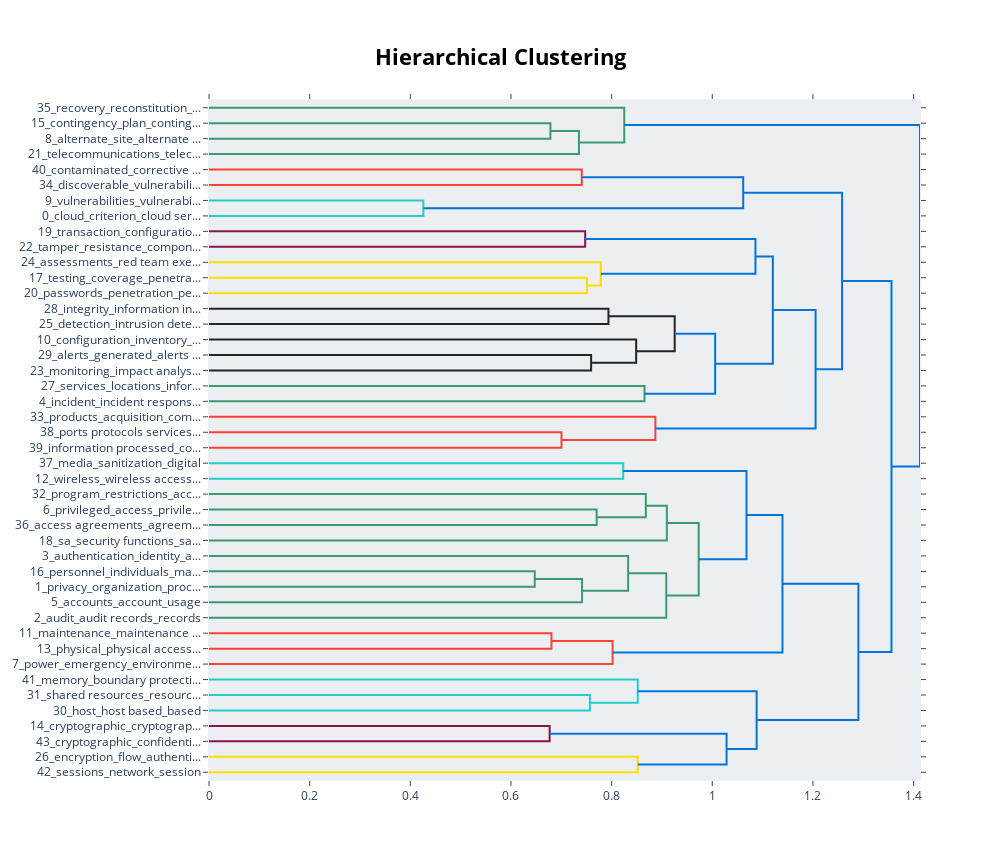

The notebook cell saved with this chart:
### Code cell
# visualize hierarchy
topic_model.visualize_hierarchy()

### Figure 1 — Plotly figure (JSON) as saved in the notebook; plotly's stock layout.template omitted (floating-point values rounded to 4 significant figures)
{"data": [{"hoverinfo": "text", "marker": {"color": "rgb(61,153,112)"}, "mode": "lines", "type": "scatter", "x": [0, 0.6784, 0.6784, 0], "xaxis": "x", "y": [-15, -15, -25, -25], "yaxis": "y"}, {"hoverinfo": "text", "marker": {"color": "rgb(61,153,112)"}, "mode": "lines", "type": "scatter", "x": [0.6784, 0.7351, 0.7351, 0], "xaxis": "x", "y": [-20, -20, -35, -35], "yaxis": "y"}, {"hoverinfo": "text", "marker": {"color": "rgb(61,153,112)"}, "mode": "lines", "type": "scatter", "x": [0, 0.8251, 0.8251, 0.7351], "xaxis": "x", "y": [-5, -5, -27.5, -27.5], "yaxis": "y"}, {"hoverinfo": "text", "marker": {"color": "rgb(255,65,54)"}, "mode": "lines", "type": "scatter", "x": [0, 0.7407, 0.7407, 0], "xaxis": "x", "y": [-45, -45, -55, -55], "yaxis": "y"}, {"hoverinfo": "text", "marker": {"color": "rgb(35,205,205)"}, "mode": "lines", "type": "scatter", "x": [0, 0.4259, 0.4259, 0], "xaxis": "x", "y": [-65, -65, -75, -75], "yaxis": "y"}, {"hoverinfo": "text", "marker": {"color": "rgb(0,116,217)"}, "mode": "lines", "type": "scatter", "x": [0.7407, 1.061, 1.061, 0.4259], "xaxis": "x", "y": [-50, -50, -70, -70], "yaxis": "y"}, {"hoverinfo": "text", "marker": {"color": "rgb(133,20,75)"}, "mode": "lines", "type": "scatter", "x": [0, 0.7475, 0.7475, 0], "xaxis": "x", "y": [-85, -85, -95, -95], "yaxis": "y"}, {"hoverinfo": "text", "marker": {"color": "rgb(255,220,0)"}, "mode": "lines", "type": "scatter", "x": [0, 0.7512, 0.7512, 0], "xaxis": "x", "y": [-115, -115, -125, -125], "yaxis": "y"}, {"hoverinfo": "text", "marker": {"color": "rgb(255,220,0)"}, "mode": "lines", "type": "scatter", "x": [0, 0.7785, 0.7785, 0.7512], "xaxis": "x", "y": [-105, -105, -120, -120], "yaxis": "y"}, {"hoverinfo": "text", "marker": {"color": "rgb(0,116,217)"}, "mode": "lines", "type": "scatter", "x": [0.7475, 1.086, 1.086, 0.7785], "xaxis": "x", "y": [-90, -90, -112.5, -112.5], "yaxis": "y"}, {"hoverinfo": "text", "marker": {"color": "rgb(40,35,35)"}, "mode": "lines", "type": "scatter", "x": [0, 0.7937, 0.7937, 0], "xaxis": "x", "y": [-135, -135, -145, -145], "yaxis": "y"}, {"hoverinfo": "text", "marker": {"color": "rgb(40,35,35)"}, "mode": "lines", "type": "scatter", "x": [0, 0.7592, 0.7592, 0], "xaxis": "x", "y": [-165, -165, -175, -175], "yaxis": "y"}, {"hoverinfo": "text", "marker": {"color": "rgb(40,35,35)"}, "mode": "lines", "type": "scatter", "x": [0, 0.8487, 0.8487, 0.7592], "xaxis": "x", "y": [-155, -155, -170, -170], "yaxis": "y"}, {"hoverinfo": "text", "marker": {"color": "rgb(40,35,35)"}, "mode": "lines", "type": "scatter", "x": [0.7937, 0.9253, 0.9253, 0.8487], "xaxis": "x", "y": [-140, -140, -162.5, -162.5], "yaxis": "y"}, {"hoverinfo": "text", "marker": {"color": "rgb(61,153,112)"}, "mode": "lines", "type": "scatter", "x": [0, 0.8653, 0.8653, 0], "xaxis": "x", "y": [-185, -185, -195, -195], "yaxis": "y"}, {"hoverinfo": "text", "marker": {"color": "rgb(0,116,217)"}, "mode": "lines", "type": "scatter", "x": [0.9253, 1.006, 1.006, 0.8653], "xaxis": "x", "y": [-151.2, -151.2, -190, -190], "yaxis": "y"}, {"hoverinfo": "text", "marker": {"color": "rgb(0,116,217)"}, "mode": "lines", "type": "scatter", "x": [1.086, 1.12, 1.12, 1.006], "xaxis": "x", "y": [-101.2, -101.2, -170.6, -170.6], "yaxis": "y"}, {"hoverinfo": "text", "marker": {"color": "rgb(255,65,54)"}, "mode": "lines", "type": "scatter", "x": [0, 0.7003, 0.7003, 0], "xaxis": "x", "y": [-215, -215, -225, -225], "yaxis": "y"}, {"hoverinfo": "text", "marker": {"color": "rgb(255,65,54)"}, "mode": "lines", "type": "scatter", "x": [0, 0.8869, 0.8869, 0.7003], "xaxis": "x", "y": [-205, -205, -220, -220], "yaxis": "y"}, {"hoverinfo": "text", "marker": {"color": "rgb(0,116,217)"}, "mode": "lines", "type": "scatter", "x": [1.12, 1.205, 1.205, 0.8869], "xaxis": "x", "y": [-135.9, -135.9, -212.5, -212.5], "yaxis": "y"}, {"hoverinfo": "text", "marker": {"color": "rgb(0,116,217)"}, "mode": "lines", "type": "scatter", "x": [1.061, 1.258, 1.258, 1.205], "xaxis": "x", "y": [-60, -60, -174.2, -174.2], "yaxis": "y"}, {"hoverinfo": "text", "marker": {"color": "rgb(35,205,205)"}, "mode": "lines", "type": "scatter", "x": [0, 0.823, 0.823, 0], "xaxis": "x", "y": [-235, -235, -245, -245], "yaxis": "y"}, {"hoverinfo": "text", "marker": {"color": "rgb(61,153,112)"}, "mode": "lines", "type": "scatter", "x": [0, 0.7702, 0.7702, 0], "xaxis": "x", "y": [-265, -265, -275, -275], "yaxis": "y"}, {"hoverinfo": "text", "marker": {"color": "rgb(61,153,112)"}, "mode": "lines", "type": "scatter", "x": [0, 0.8679, 0.8679, 0.7702], "xaxis": "x", "y": [-255, -255, -270, -270], "yaxis": "y"}, {"hoverinfo": "text", "marker": {"color": "rgb(61,153,112)"}, "mode": "lines", "type": "scatter", "x": [0.8679, 0.9097, 0.9097, 0], "xaxis": "x", "y": [-262.5, -262.5, -285, -285], "yaxis": "y"}, {"hoverinfo": "text", "marker": {"color": "rgb(61,153,112)"}, "mode": "lines", "type": "scatter", "x": [0, 0.6473, 0.6473, 0], "xaxis": "x", "y": [-305, -305, -315, -315], "yaxis": "y"}, {"hoverinfo": "text", "marker": {"color": "rgb(61,153,112)"}, "mode": "lines", "type": "scatter", "x": [0.6473, 0.7412, 0.7412, 0], "xaxis": "x", "y": [-310, -310, -325, -325], "yaxis": "y"}, {"hoverinfo": "text", "marker": {"color": "rgb(61,153,112)"}, "mode": "lines", "type": "scatter", "x": [0, 0.8328, 0.8328, 0.7412], "xaxis": "x", "y": [-295, -295, -317.5, -317.5], "yaxis": "y"}, {"hoverinfo": "text", "marker": {"color": "rgb(61,153,112)"}, "mode": "lines", "type": "scatter", "x": [0.8328, 0.9086, 0.9086, 0], "xaxis": "x", "y": [-306.2, -306.2, -335, -335], "yaxis": "y"}, {"hoverinfo": "text", "marker": {"color": "rgb(61,153,112)"}, "mode": "lines", "type": "scatter", "x": [0.9097, 0.973, 0.973, 0.9086], "xaxis": "x", "y": [-273.8, -273.8, -320.6, -320.6], "yaxis": "y"}, {"hoverinfo": "text", "marker": {"color": "rgb(0,116,217)"}, "mode": "lines", "type": "scatter", "x": [0.823, 1.068, 1.068, 0.973], "xaxis": "x", "y": [-240, -240, -297.2, -297.2], "yaxis": "y"}, {"hoverinfo": "text", "marker": {"color": "rgb(255,65,54)"}, "mode": "lines", "type": "scatter", "x": [0, 0.6805, 0.6805, 0], "xaxis": "x", "y": [-345, -345, -355, -355], "yaxis": "y"}, {"hoverinfo": "text", "marker": {"color": "rgb(255,65,54)"}, "mode": "lines", "type": "scatter", "x": [0.6805, 0.8019, 0.8019, 0], "xaxis": "x", "y": [-350, -350, -365, -365], "yaxis": "y"}, {"hoverinfo": "text", "marker": {"color": "rgb(0,116,217)"}, "mode": "lines", "type": "scatter", "x": [1.068, 1.139, 1.139, 0.8019], "xaxis": "x", "y": [-268.6, -268.6, -357.5, -357.5], "yaxis": "y"}, {"hoverinfo": "text", "marker": {"color": "rgb(35,205,205)"}, "mode": "lines", "type": "scatter", "x": [0, 0.7569, 0.7569, 0], "xaxis": "x", "y": [-385, -385, -395, -395], "yaxis": "y"}, {"hoverinfo": "text", "marker": {"color": "rgb(35,205,205)"}, "mode": "lines", "type": "scatter", "x": [0, 0.8519, 0.8519, 0.7569], "xaxis": "x", "y": [-375, -375, -390, -390], "yaxis": "y"}, {"hoverinfo": "text", "marker": {"color": "rgb(133,20,75)"}, "mode": "lines", "type": "scatter", "x": [0, 0.6769, 0.6769, 0], "xaxis": "x", "y": [-405, -405, -415, -415], "yaxis": "y"}, {"hoverinfo": "text", "marker": {"color": "rgb(255,220,0)"}, "mode": "lines", "type": "scatter", "x": [0, 0.8519, 0.8519, 0], "xaxis": "x", "y": [-425, -425, -435, -435], "yaxis": "y"}, {"hoverinfo": "text", "marker": {"color": "rgb(0,116,217)"}, "mode": "lines", "type": "scatter", "x": [0.6769, 1.028, 1.028, 0.8519], "xaxis": "x", "y": [-410, -410, -430, -430], "yaxis": "y"}, {"hoverinfo": "text", "marker": {"color": "rgb(0,116,217)"}, "mode": "lines", "type": "scatter", "x": [0.8519, 1.088, 1.088, 1.028], "xaxis": "x", "y": [-382.5, -382.5, -420, -420], "yaxis": "y"}, {"hoverinfo": "text", "marker": {"color": "rgb(0,116,217)"}, "mode": "lines", "type": "scatter", "x": [1.139, 1.29, 1.29, 1.088], "xaxis": "x", "y": [-313.0, -313.0, -401.2, -401.2], "yaxis": "y"}, {"hoverinfo": "text", "marker": {"color": "rgb(0,116,217)"}, "mode": "lines", "type": "scatter", "x": [1.258, 1.356, 1.356, 1.29], "xaxis": "x", "y": [-117.1, -117.1, -357.1, -357.1], "yaxis": "y"}, {"hoverinfo": "text", "marker": {"color": "rgb(0,116,217)"}, "mode": "lines", "type": "scatter", "x": [0.8251, 1.413, 1.413, 1.356], "xaxis": "x", "y": [-16.25, -16.25, -237.1, -237.1], "yaxis": "y"}], "layout": {"autosize": false, "height": 860, "hoverlabel": {"bgcolor": "white", "font": {"family": "Rockwell", "size": 16}}, "hovermode": "closest", "plot_bgcolor": "#ECEFF1", "showlegend": false, "title": {"font": {"color": "Black", "size": 22}, "text": "<b>Hierarchical Clustering</b>", "x": 0.5, "xanchor": "center", "yanchor": "top"}, "width": 1000, "xaxis": {"mirror": "allticks", "rangemode": "tozero", "showgrid": false, "showline": true, "showticklabels": true, "ticks": "outside", "type": "linear", "zeroline": false}, "yaxis": {"mirror": "allticks", "range": [-440, 0], "rangemode": "tozero", "showgrid": false, "showline": true, "showticklabels": true, "tickmode": "array", "ticks": "outside", "ticktext": ["35_recovery_reconstitution_...", "15_contingency_plan_conting...", "8_alternate_site_alternate ...", "21_telecommunications_telec...", "40_contaminated_corrective ...", "34_discoverable_vulnerabili...", "9_vulnerabilities_vulnerabi...", "0_cloud_criterion_cloud ser...", "19_transaction_configuratio...", "22_tamper_resistance_compon...", "24_assessments_red team exe...", "17_testing_coverage_penetra...", "20_passwords_penetration_pe...", "28_integrity_information in...", "25_detection_intrusion dete...", "10_configuration_inventory_...", "29_alerts_generated_alerts ...", "23_monitoring_impact analys...", "27_services_locations_infor...", "4_incident_incident respons...", "33_products_acquisition_com...", "38_ports protocols services...", "39_information processed_co...", "37_media_sanitization_digital", "12_wireless_wireless access...", "32_program_restrictions_acc...", "6_privileged_access_privile...", "36_access agreements_agreem...", "18_sa_security functions_sa...", "3_authentication_identity_a...", "16_personnel_individuals_ma...", "1_privacy_organization_proc...", "5_accounts_account_usage", "2_audit_audit records_records", "11_maintenance_maintenance ...", "13_physical_physical access...", "7_power_emergency_environme...", "41_memory_boundary protecti...", "31_shared resources_resourc...", "30_host_host based_based", "14_cryptographic_cryptograp...", "43_cryptographic_confidenti...", "26_encryption_flow_authenti...", "42_sessions_network_session"], "tickvals": [-5, -15, -25, -35, -45, -55, -65, -75, -85, -95, -105, -115, -125, -135, -145, -155, -165, -175, -185, -195, -205, -215, -225, -235, -245, -255, -265, -275, -285, -295, -305, -315, -325, -335, -345, -355, -365, -375, -385, -395, -405, -415, -425, -435], "type": "linear", "zeroline": false}}}
